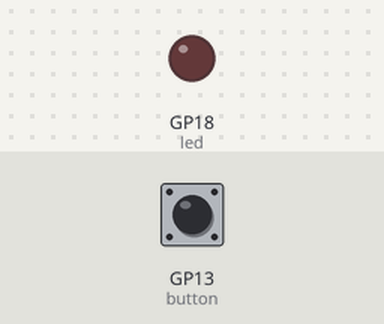
Simulated run of this program. Board: Raspberry Pi Pico running MicroPython. On the bench: output pins drawn as LEDs (lit = HIGH). Wiring (from the project's diagram.json): green button on GP13, red LED on GP18. The inputs (shaded band) are chosen by the test bench; at power-on: GP13 (button) HIGH.

Above: at 1.2 s.
1.3 s: GP13 (button) pulled LOW for 0.15 s
At 1.37 s:
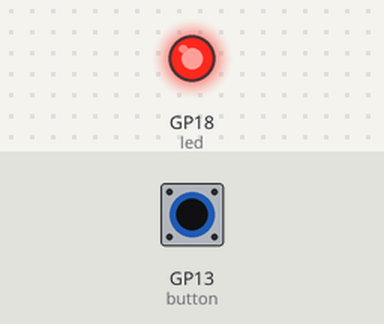
2.9 s: GP13 (button) pulled LOW for 3.2 s
At 6.7 s:
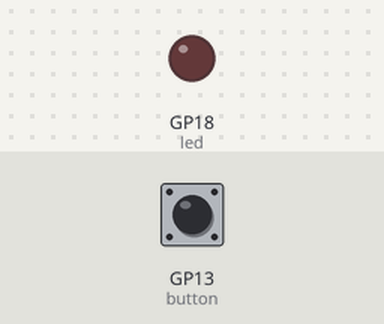
Timing chart, 0 to 8.2 s (numbered marks = the images above; inputs shaded):
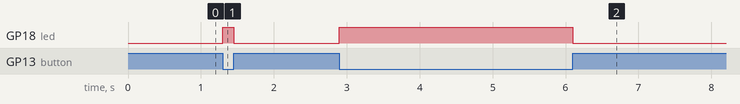

The program:

main.py
```python
import machine

led = machine.Pin(18, machine.Pin.OUT)
button = machine.Pin(13, machine.Pin.IN, machine.Pin.PULL_UP)

led.value(0)

while True:
    if button.value() == 0:
        led.value(1)
    else:
        led.value(0)
```

Measured:
- after the input at 1.3 s, GP18 (led): LOW → HIGH at once, → LOW 0.15 s later
- after the input at 2.9 s, GP18 (led): LOW → HIGH at once, → LOW 3.2 s later
